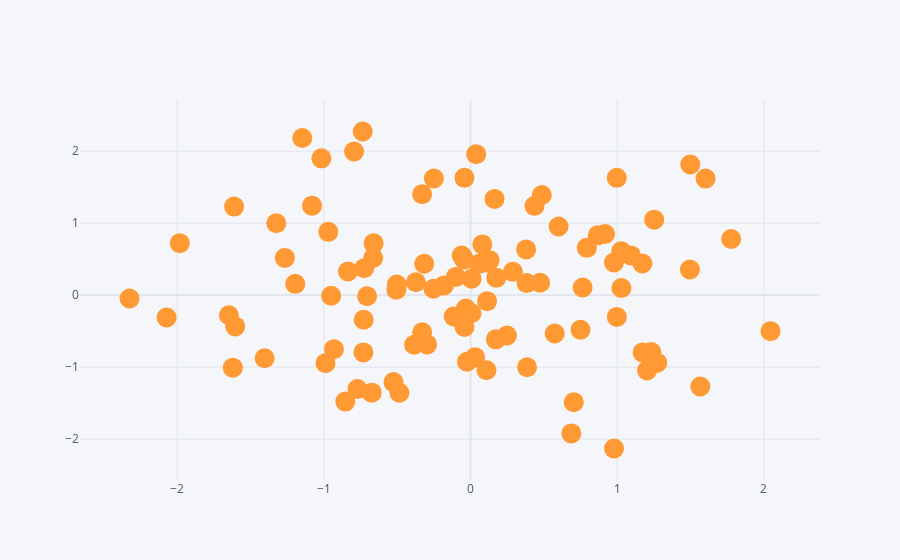

Notebook code cell kept with this figure:
### Code cell
df.iplot(kind = 'scatter', x = 'A', y = 'B', mode = 'markers', size = 20)
